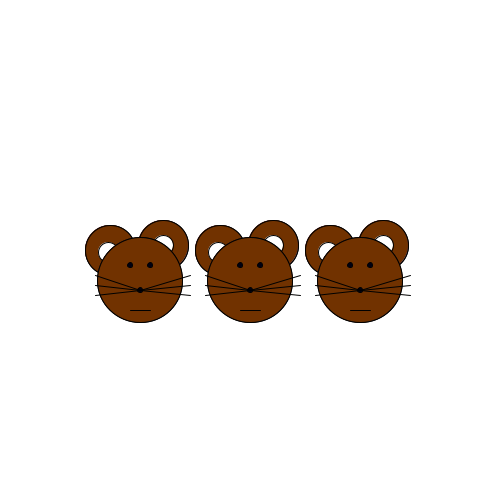
Frame 1 (no input)
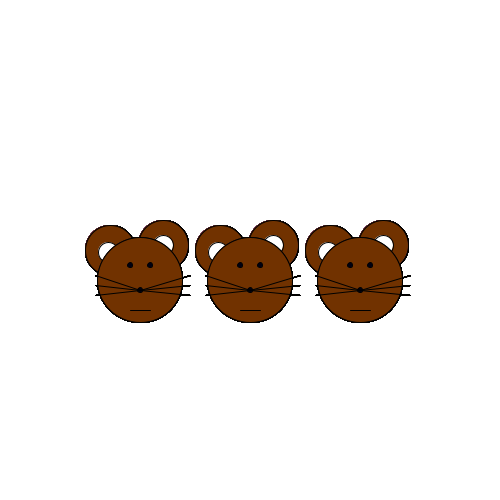
Frame 60 (the mouse pressed at the canvas centre just before this capture)
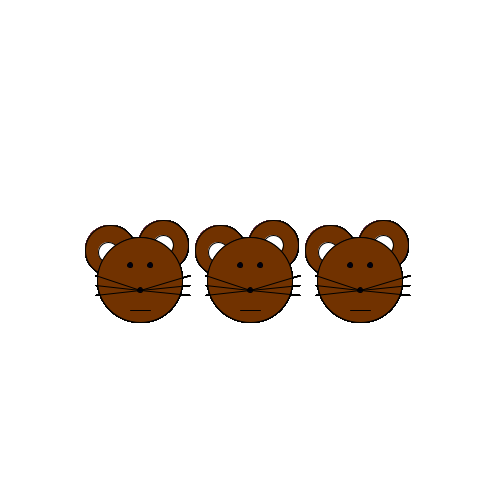
Frame 120 (the mouse held since frame 60 and released just before this capture)

The Processing sketch that drew these frames (run headless with seeded random() and noise(); from frame 60 on, the mouse is pressed at the canvas centre):

// Processing sketch: processing_126861
// ── processing_126861.pde

int X;
int Y;

/* int monsterX;
int monsterY;
int teller;
int richting;
boolean test;

int y;  
int spatie;
int stop; */

/*
/*int y = 80
int x = 50
int spacing = 10;
int len = 20;

line(x,y,x,y+len);

x = x + spacing;
line (x,y,x,y+len);*/


void setup(){
  size(500,500);
//  monsterX = 60;
//  monsterY = 55;
  
  Y = 0;
  
  X = height/2;
  
    background(255);
  
noStroke();
ellipseMode(CENTER);
rectMode(CENTER);

}



void draw(){
for (int i = 1; i < 4; i = i + 1){ 
teken((i*110),X);
}
}




void teken(int monsterX, int monsterY){
  stroke(0);
  ellipseMode(CENTER);
  rectMode(CENTER);


  fill(113,50,170);                         //ear1
ellipseMode(CENTER);                        //ear1
ellipse(monsterX,monsterY,50,50);           //ear1


  fill(113,50,0);                           //ear1
ellipseMode(CENTER);                        //ear1
ellipse(monsterX,monsterY,50,50);           //ear1



fill(113,50,170);                           //ear2
ellipseMode(CENTER);                        //ear2
ellipse(monsterX+53,monsterY-5,50,50);      //ear2



fill(113,50,0);                             //ear2
ellipseMode(CENTER);                        //ear2
ellipse(monsterX+53,monsterY-5,50,50);      //ear2


fill(255,255,255);                          //inear1
ellipseMode(CENTER);                        //inear1
ellipse(monsterX-2,monsterY+2,20,20);       //inear1


fill(255,255,255);                          //inear2
ellipseMode(CENTER);                        //inear2
ellipse(monsterX+53,monsterY-5,20,20);      //inear2



fill(113,50,170);                           //head
ellipseMode(CENTER);                        //head
ellipse(monsterX+30,monsterY+30,85,85);     //head



fill(113,50,0);                             //head
ellipseMode(CENTER);                        //head
ellipse(monsterX+30,monsterY+30,85,85);     //head



fill(0,0,20);                               //eye1
ellipseMode(CENTER);                        //eye1
ellipse(monsterX+40,monsterY+15,5,5);       //eye1

fill(0,0,20);                               //eye2
ellipseMode(CENTER);                        //eye2
ellipse(monsterX+20,monsterY+15,5,5);       //eye2

fill(0,0,20);                               //nose
ellipseMode(CENTER);                        //nose
ellipse(monsterX+30,monsterY+40,5,5);       //nose

//fill(255,255,255);        //mouth
//rect(monsterX+20,monsterY+50,monsterX-56,monsterY-45);        //mouth  
//rect(monsterX+24,monsterY+50,monsterX-56,monsterY-45);        //mouth
//rect(monsterX+28,monsterY+50,monsterX-56,monsterY-45);        //mouth
//rect(monsterX+32,monsterY+50,monsterX-56,monsterY-45);        //mouth
//rect(monsterX+36,monsterY+50,monsterX-56,monsterY-45);        //mouth
line(monsterX+20,monsterY+60,monsterX+40,monsterY+60);          //mouth


line(monsterX+30,monsterY+40,monsterX-15,monsterY+25);          //nosehairleft1
line(monsterX+30,monsterY+40,monsterX-15,monsterY+35);          //nosehairleft2
line(monsterX+30,monsterY+40,monsterX-15,monsterY+45);          //nosehairleft3

line(monsterX+30,monsterY+40,monsterX+80,monsterY+25);          //nosehairright1
line(monsterX+30,monsterY+40,monsterX+80,monsterY+35);          //nosehairright2
line(monsterX+30,monsterY+40,monsterX+80,monsterY+45);          //nosehairright3
}
